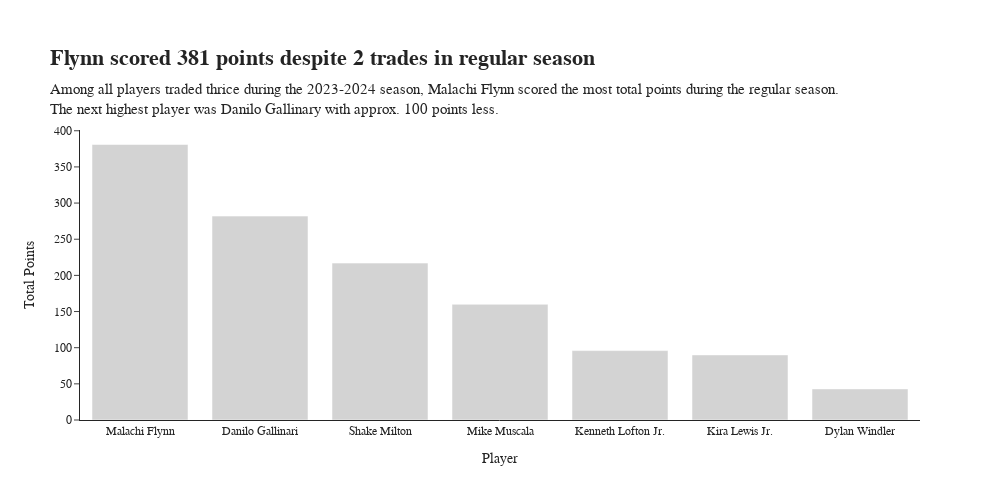

The code cell stored with this chart in its notebook:
### Markdown cell above
### Example 2

2. Create a vertical and horizontal bar plot of the data from Example 1. (Customize the bar plots as well)

### Code cell
# Vertical

fig1 = px.bar(
    df_ex1,
    x = 'Player',
    y = 'Total Points',
    template = 'simple_white',
    title = '<b>Flynn scored 381 points despite 2 trades in regular season</b>',
    subtitle = 'Among all players traded thrice during the 2023-2024 season, Malachi Flynn scored the most total points during the regular season.<br>The next highest player was Danilo Gallinary with approx. 100 points less.',
    height = 500,
    width = 1000,
    color_discrete_sequence=['lightgray']
)
fig1.update_layout(
    # Remove the x-tick labels
    xaxis_ticks = "",
    # Change the title font
    title_font_family = 'Baskerville',
    # Font for the rest of plot
    font_family = 'Helvetica',
    # Change title font size
    title_font_size = 22,
    # Modify (enlarge) the top margin
    margin = {'t':130}
)

# Render the figure
fig1.show()

### Figure 1 — Plotly figure (JSON) as saved in the notebook; plotly's stock layout.template omitted (floating-point values rounded to 4 significant figures)
{"data": [{"hovertemplate": "Player=%{x}<br>Total Points=%{y}<extra></extra>", "legendgroup": "", "marker": {"color": "lightgray", "pattern": {"shape": ""}}, "name": "", "orientation": "v", "showlegend": false, "textposition": "auto", "type": "bar", "x": ["Malachi Flynn", "Danilo Gallinari", "Shake Milton", "Mike Muscala", "Kenneth Lofton Jr.", "Kira Lewis Jr.", "Dylan Windler"], "xaxis": "x", "y": [381.0, 282.0, 217.0, 160.0, 96.0, 90.0, 43.0], "yaxis": "y"}], "layout": {"barmode": "relative", "font": {"family": "Helvetica"}, "height": 500, "legend": {"tracegroupgap": 0}, "margin": {"t": 130}, "title": {"font": {"family": "Baskerville", "size": 22}, "subtitle": {"text": "Among all players traded thrice during the 2023-2024 season, Malachi Flynn scored the most total points during the regular season.<br>The next highest player was Danilo Gallinary with approx. 100 points less."}, "text": "<b>Flynn scored 381 points despite 2 trades in regular season</b>"}, "width": 1000, "xaxis": {"anchor": "y", "domain": [0, 1], "ticks": "", "title": {"text": "Player"}}, "yaxis": {"anchor": "x", "domain": [0, 1], "title": {"text": "Total Points"}}}}
